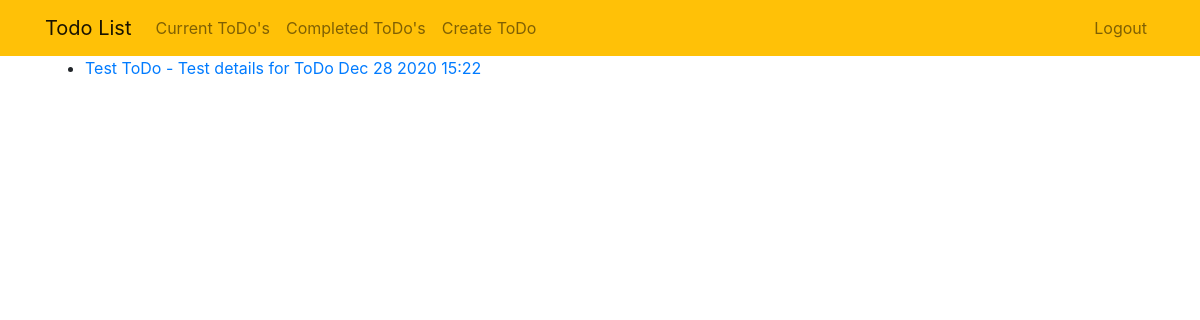
Screenshot of /completed/ (signed in) with the database file from the repository.
### todolist/models.py (models this page shows, shortened)
class Todo(models.Model):
    title = models.CharField(max_length=150)
    details = models.TextField(blank=True)
    date_created = models.DateTimeField(auto_now_add=True)
    date_completed = models.DateTimeField(null=True, blank=True)
    importance = models.BooleanField(default=False)
    user = models.ForeignKey(User, on_delete=models.CASCADE)

### todolist/views.py (the view)
# urls.py: path('completed/', views.completed_to_dos, name='completed_to_dos'),
@login_required
def completed_to_dos(request):
    todos = Todo.objects.filter(user=request.user, date_completed__isnull=False).order_by('-date_completed')
    return render(request, 'todolist/completed_to_dos.html', {'todos': todos})

### todolist/templates/todolist/completed_to_dos.html (shortened to what this page needs)
{% extends 'todolist/home.html' %}
{% block content %}
<!DOCTYPE html>
<html lang="en">
<head>
</head>
<body>
    <ul>
    {% for todo in todos %}
        <li>
            <a href="{% url 'view_to_do' todo.id %}">
                {{ todo.title }}
                {% if todo.details %}
                    - {{ todo.details}}
                {% endif %}
                {{ todo.date_completed|date:'M j Y H:i' }}
            </a>
        </li>
    {% endfor %}
    </ul>
</body>
</html>
{% endblock %}

### rows the page displays
Todo: title "Test ToDo", details "Test details for ToDo", date_completed "Dec 28 2020 15:22"
